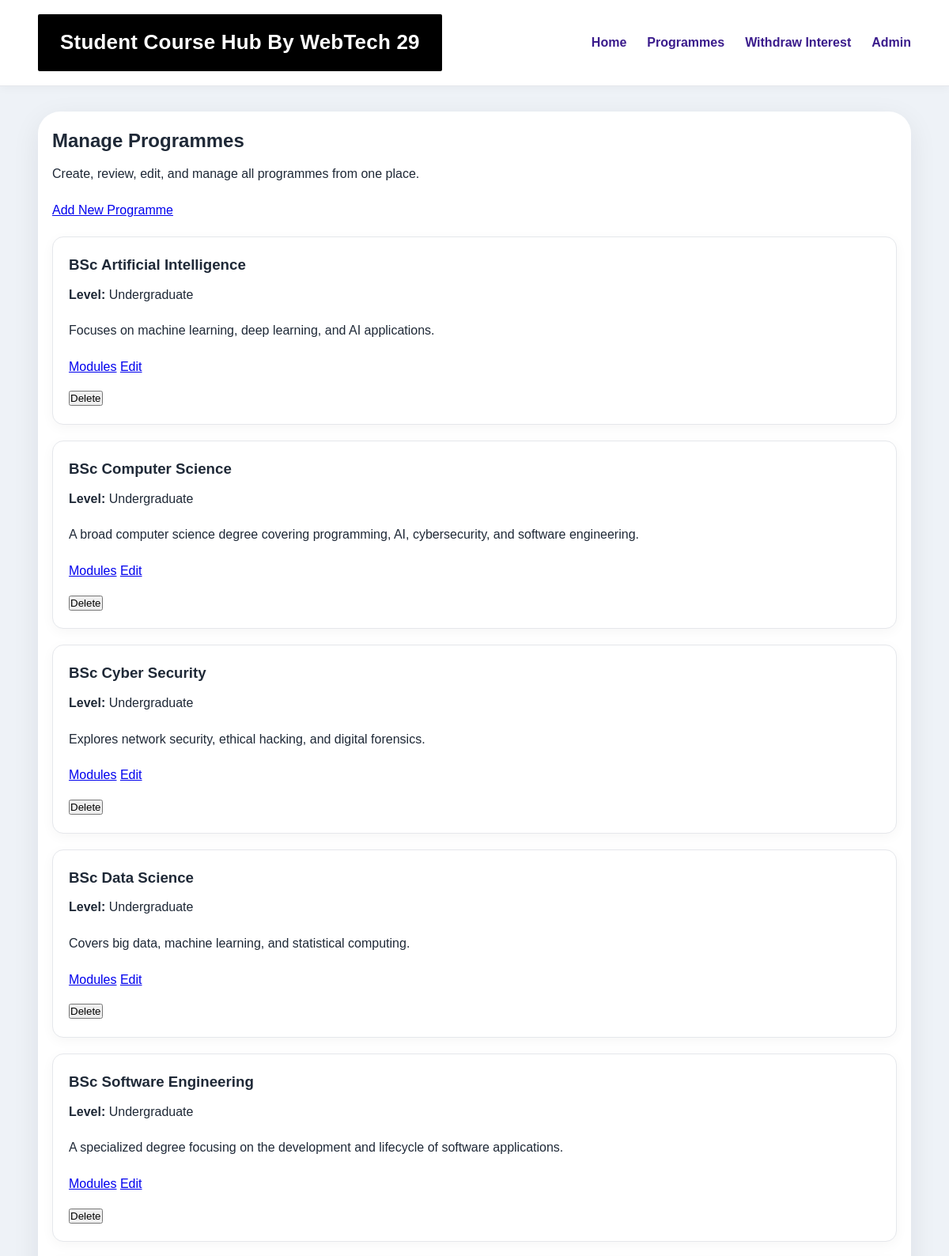
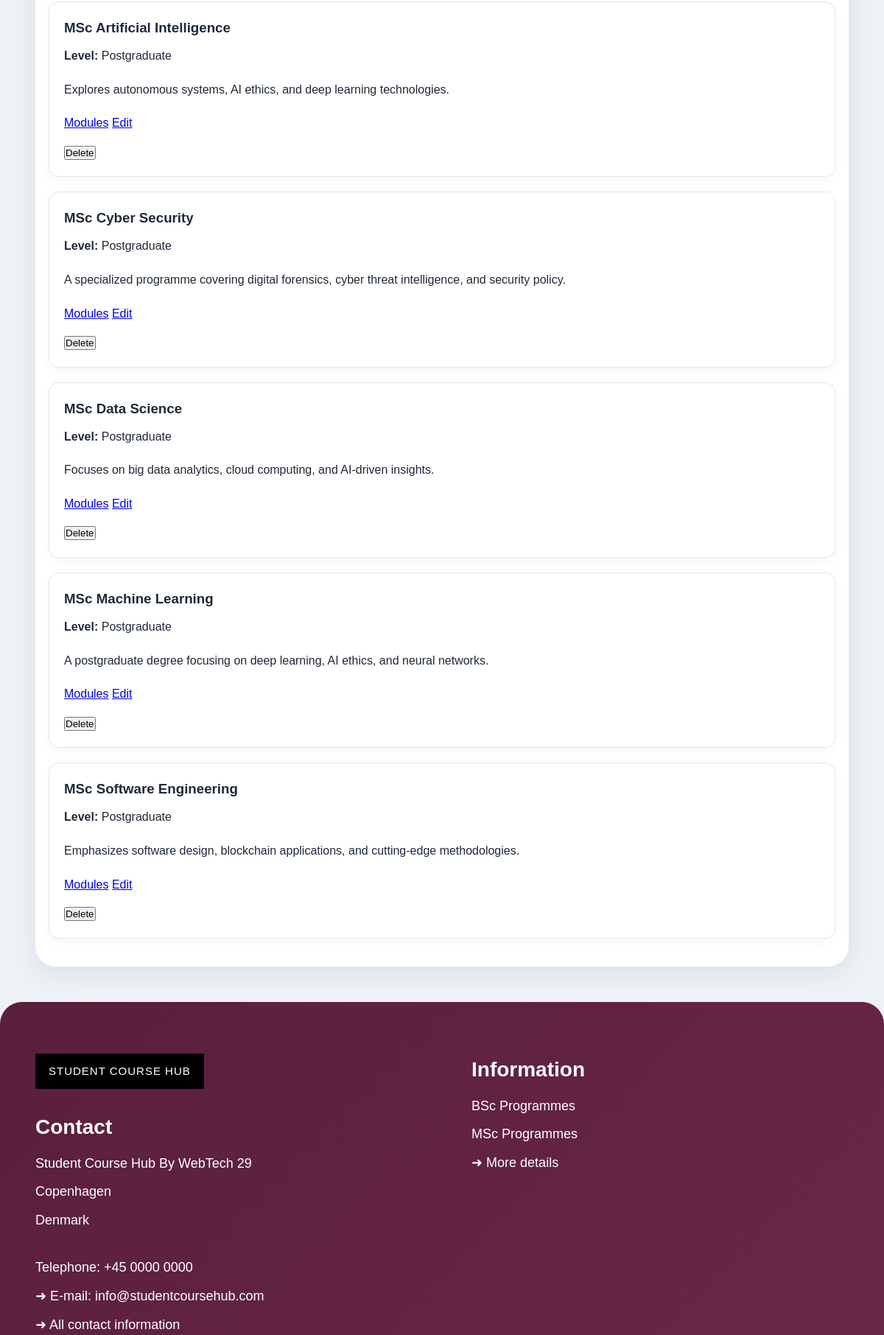
The page /index.php?action=admin_programmes (signed in, upper part) on the database its author committed (2 pictures, top to bottom).
### tables this page shows
CREATE TABLE `programmes` (
  `ProgrammeID` int(11) NOT NULL,
  `ProgrammeName` text NOT NULL,
  `LevelID` int(11) DEFAULT NULL,
  `ProgrammeLeaderID` int(11) DEFAULT NULL,
  `Description` text DEFAULT NULL,
  `Image` text DEFAULT NULL,
  `IsPublished` tinyint(1) NOT NULL DEFAULT 1
);

CREATE TABLE `levels` (
  `LevelID` int(11) NOT NULL,
  `LevelName` text NOT NULL
);

### app/controllers/AdminProgrammeController.php (called while the page is built, shortened)
<?php
require_once __DIR__ . '/../models/Programme.php';
class AdminProgrammeController
{
    private Programme $programmeModel;
    public function __construct(PDO $pdo)
    {
        $this->programmeModel = new Programme($pdo);
    }
    public function index(): void
    {
        $programmes = $this->programmeModel->getAllAdmin();
        require __DIR__ . '/../views/admin/programmes/index.php';
    }
}

### app/models/programme.php (called while the page is built, shortened)
<?php
class Programme
{
    private PDO $pdo;
    public function __construct(PDO $pdo)
    {
        $this->pdo = $pdo;
    }
    public function getAllAdmin(): array
    {
        $sql = "SELECT
                    p.ProgrammeID,
                    p.ProgrammeName,
                    p.Description,
                    p.Image,
                    p.IsPublished,
                    p.LevelID,
                    p.ProgrammeLeaderID,
                    l.LevelName
                FROM programmes p
                LEFT JOIN levels l ON p.LevelID = l.LevelID
                ORDER BY p.ProgrammeName ASC";
        $stmt = $this->pdo->prepare($sql);
        $stmt->execute();
        return $stmt->fetchAll(PDO::FETCH_ASSOC);
    }
}

### app/views/admin/programmes/index.php (the view, shortened to what this page needs)
<?php require __DIR__ . '/../../layouts/header.php'; ?>
<h2>Manage Programmes</h2>
<p class="page-intro">
    Create, review, edit, and manage all programmes from one place.
</p>
<div class="card-actions" style="margin-bottom: 20px;">
    <a class="button-link" href="index.php?action=admin_programme_create">Add New Programme</a>
</div>
<?php if (!empty($programmes)): ?>
    <?php foreach ($programmes as $programme): ?>
        <div class="card">
            <h3 class="card-title"><?= htmlspecialchars($programme['ProgrammeName']) ?></h3>
            <p class="card-meta">
                <strong>Level:</strong> <?= htmlspecialchars($programme['LevelName'] ?? '') ?>
            </p>
            <p class="card-text">
                <?= htmlspecialchars($programme['Description'] ?? '') ?>
            </p>
            <div class="card-actions">
                <a class="button-secondary" href="index.php?action=admin_programme_modules&id=<?= $programme['ProgrammeID'] ?>">Modules</a>
                <a class="button-link" href="index.php?action=admin_programme_edit&id=<?= $programme['ProgrammeID'] ?>">Edit</a>
            </div>
            <form method="POST" action="index.php?action=admin_programme_delete" onsubmit="return confirm('Delete this programme?');" style="margin-top: 14px;">
                <button type="submit">Delete</button>
            </form>
        </div>
    <?php endforeach; ?>
<?php else: ?>
    <div class="card">
        <p>No programmes found.</p>
    </div>
<?php endif; ?>
<?php require __DIR__ . '/../../layouts/footer.php'; ?>

### public/css/style.css (style rules this page uses)
* { box-sizing: border-box; margin: 0; padding: 0; }
body { font-family: Arial, sans-serif; background: #eef2f7; color: #1f2937; line-height: 1.6; }
main h1, main h2, main h3 { margin-bottom: 10px; }
main p { margin-bottom: 20px; }
.card { padding: 20px; margin-bottom: 20px; border: 1px solid #e5e7eb; border-radius: 14px; background: #ffffff; box-shadow: 0 4px 16px rgba(0, 0, 0, 0.04); }

### rows shown on the page
programmes: ProgrammeName "BSc Artificial Intelligence", LevelID.LevelName "Undergraduate", Description "Focuses on machine learning, deep learning, and AI applications."
programmes: ProgrammeName "BSc Computer Science", LevelID.LevelName "Undergraduate", Description "A broad computer science degree covering programming, AI, cybersecurity, and software engineering."
programmes: ProgrammeName "BSc Cyber Security", LevelID.LevelName "Undergraduate", Description "Explores network security, ethical hacking, and digital forensics."
programmes: ProgrammeName "BSc Data Science", LevelID.LevelName "Undergraduate", Description "Covers big data, machine learning, and statistical computing."
programmes: ProgrammeName "BSc Software Engineering", LevelID.LevelName "Undergraduate", Description "A specialized degree focusing on the development and lifecycle of software applications."
programmes: ProgrammeName "MSc Artificial Intelligence", LevelID.LevelName "Postgraduate", Description "Explores autonomous systems, AI ethics, and deep learning technologies."
programmes: ProgrammeName "MSc Cyber Security", LevelID.LevelName "Postgraduate", Description "A specialized programme covering digital forensics, cyber threat intelligence, and security policy."
programmes: ProgrammeName "MSc Data Science", LevelID.LevelName "Postgraduate", Description "Focuses on big data analytics, cloud computing, and AI-driven insights."
programmes: ProgrammeName "MSc Machine Learning", LevelID.LevelName "Postgraduate", Description "A postgraduate degree focusing on deep learning, AI ethics, and neural networks."
programmes: ProgrammeName "MSc Software Engineering", LevelID.LevelName "Postgraduate", Description "Emphasizes software design, blockchain applications, and cutting-edge methodologies."
